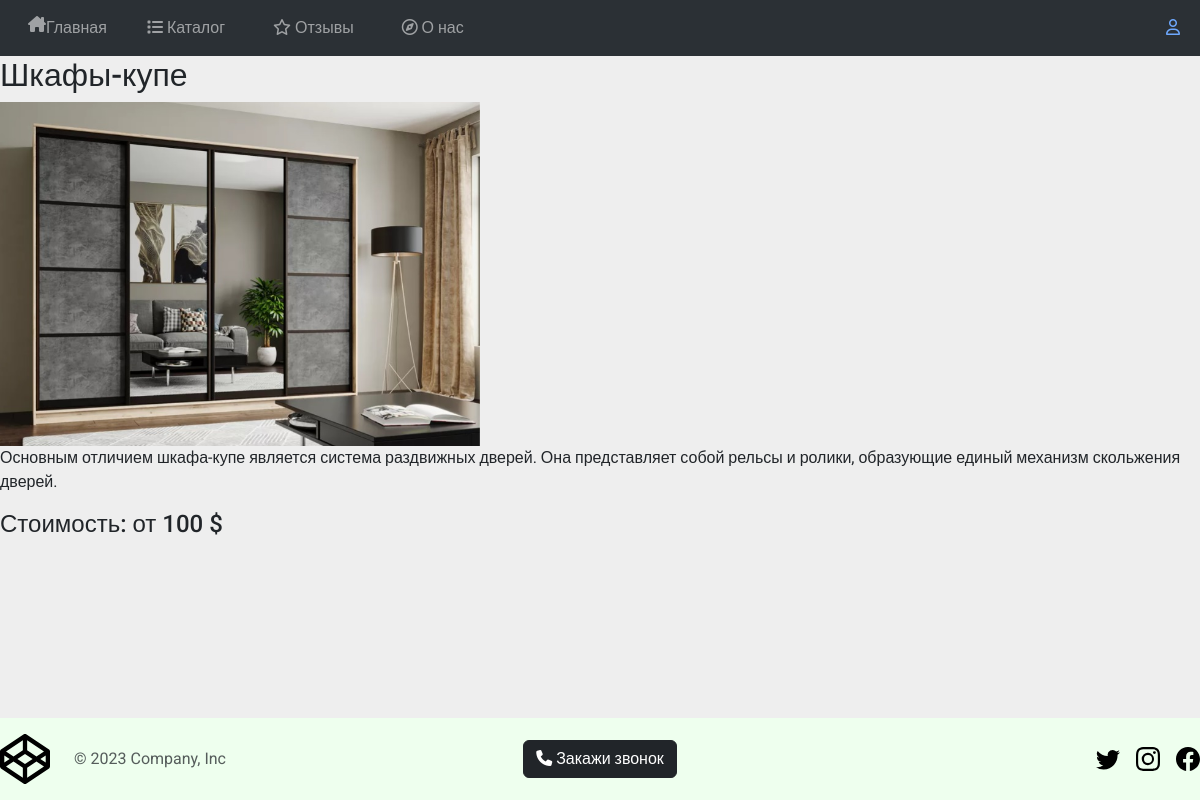
The page /catalog/3/ on the database its author committed.
### main/models.py (models this page shows, shortened)
class Catalog(models.Model):
    image = models.ImageField(upload_to='uploads')
    title = models.CharField(blank=False, max_length=30)
    content = models.TextField(blank=False)
    price = models.IntegerField(blank=False)
    class Meta:
        verbose_name = 'Product'
        verbose_name_plural = 'Products'

### main/views.py (the view)
# urls.py: path('catalog/<int:prod_id>/', main_views.product, name='product'),
def product(request, prod_id):
    tg_form = formtg(request)
    try:
        p = Catalog.objects.get(id=prod_id)
        return render(request, 'main/product.html', {'p':p, 'form':tg_form})
    except:
        return HttpResponseNotFound()

### main/views.py (called while the page is built)
def formtg(request):
    if request.method == 'POST':
        form = Request(request.POST)
        if form.is_valid():
            user_entry = Telegram()
            user_entry.name = form.cleaned_data['name']
            user_entry.phone = form.cleaned_data['phone']
            user_entry.send_message()
            return form
        else:
            pass
    else:
        form = Request()
    return form

### main/templates/main/product.html (shortened to what this page needs)
{% extends 'main/layout.html' %}
{% block content %}
<h2>{{p.title}}</h2>
<img width="40%" src="{{p.image.url}}" alt="">
<p>{{p.content}}</p>
<h4>Стоимость: от {{p.price}} $</h4>
{% endblock %}

### rows shown on the page
Catalog: title "Шкафы-купе", image (picture), content "Основным отличием шкафа-купе является система раздвижных дверей. Она представляет собой рельсы и ролики, образующие единый механизм скольжения дверей.", price "100"
